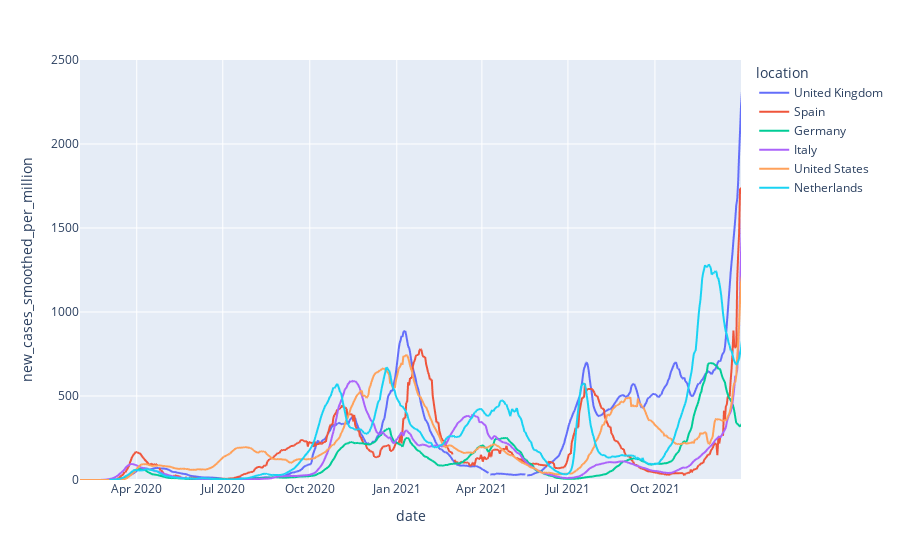

Notebook source saved alongside this figure:
### Code cell
fig = px.line(Covid_data_raw_passengers, x='date', y= 'new_cases_smoothed_per_million' ,color=Covid_data_raw_passengers.index,
                 range_x=['2020-02-01','2021-12-31'], range_y=[0,2500])

fig.show()

### Figure 1 — Plotly figure (JSON) as saved in the notebook; plotly's stock layout.template omitted (floating-point values rounded to 4 significant figures; data arrays with more than 128 entries replaced by an {"elided": "..."} marker saying what was removed)
{"data": [{"hovertemplate": "location=United Kingdom<br>date=%{x}<br>new_cases_smoothed_per_million=%{y}<extra></extra>", "legendgroup": "United Kingdom", "line": {"color": "#636efa", "dash": "solid"}, "marker": {"symbol": "circle"}, "mode": "lines", "name": "United Kingdom", "showlegend": true, "type": "scattergl", "x": {"elided": "986 str values"}, "xaxis": "x", "y": {"elided": "986 float values"}, "yaxis": "y"}, {"hovertemplate": "location=Spain<br>date=%{x}<br>new_cases_smoothed_per_million=%{y}<extra></extra>", "legendgroup": "Spain", "line": {"color": "#EF553B", "dash": "solid"}, "marker": {"symbol": "circle"}, "mode": "lines", "name": "Spain", "showlegend": true, "type": "scattergl", "x": {"elided": "984 str values"}, "xaxis": "x", "y": {"elided": "984 float values"}, "yaxis": "y"}, {"hovertemplate": "location=Germany<br>date=%{x}<br>new_cases_smoothed_per_million=%{y}<extra></extra>", "legendgroup": "Germany", "line": {"color": "#00cc96", "dash": "solid"}, "marker": {"symbol": "circle"}, "mode": "lines", "name": "Germany", "showlegend": true, "type": "scattergl", "x": {"elided": "989 str values"}, "xaxis": "x", "y": {"elided": "989 float values"}, "yaxis": "y"}, {"hovertemplate": "location=Italy<br>date=%{x}<br>new_cases_smoothed_per_million=%{y}<extra></extra>", "legendgroup": "Italy", "line": {"color": "#ab63fa", "dash": "solid"}, "marker": {"symbol": "circle"}, "mode": "lines", "name": "Italy", "showlegend": true, "type": "scattergl", "x": {"elided": "985 str values"}, "xaxis": "x", "y": {"elided": "985 float values"}, "yaxis": "y"}, {"hovertemplate": "location=United States<br>date=%{x}<br>new_cases_smoothed_per_million=%{y}<extra></extra>", "legendgroup": "United States", "line": {"color": "#FFA15A", "dash": "solid"}, "marker": {"symbol": "circle"}, "mode": "lines", "name": "United States", "showlegend": true, "type": "scattergl", "x": {"elided": "994 str values"}, "xaxis": "x", "y": {"elided": "994 float values"}, "yaxis": "y"}, {"hovertemplate": "location=Netherlands<br>date=%{x}<br>new_cases_smoothed_per_million=%{y}<extra></extra>", "legendgroup": "Netherlands", "line": {"color": "#19d3f3", "dash": "solid"}, "marker": {"symbol": "circle"}, "mode": "lines", "name": "Netherlands", "showlegend": true, "type": "scattergl", "x": {"elided": "958 str values"}, "xaxis": "x", "y": {"elided": "958 float values"}, "yaxis": "y"}], "layout": {"legend": {"title": {"text": "location"}, "tracegroupgap": 0}, "margin": {"t": 60}, "xaxis": {"anchor": "y", "domain": [0, 1], "range": ["2020-02-01", "2021-12-31"], "title": {"text": "date"}}, "yaxis": {"anchor": "x", "domain": [0, 1], "range": [0, 2500], "title": {"text": "new_cases_smoothed_per_million"}}}}
